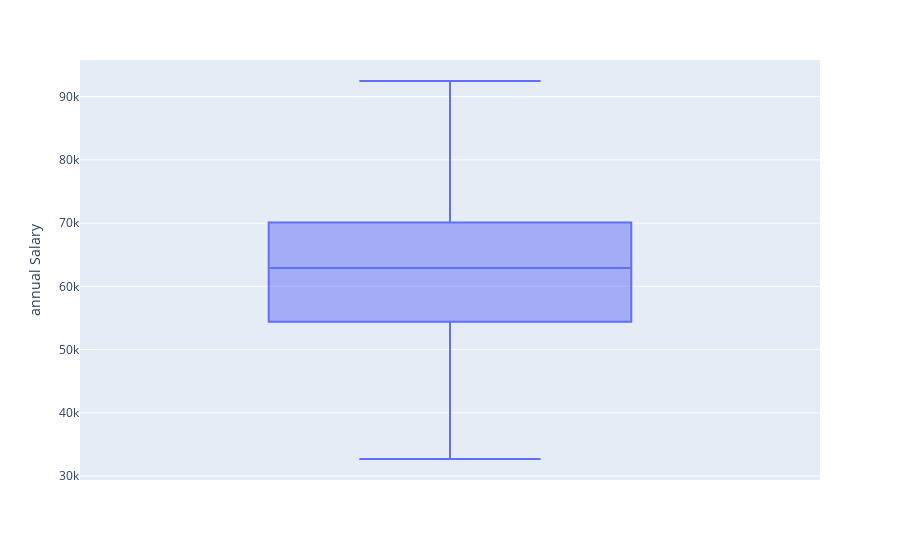

Here is the notebook cell this chart was saved with:
### Code cell
plt.figure(figsize=(7,5))
px.box(data_frame=newdf, y="annual Salary")

### Figure 1 — Plotly figure (JSON) as saved in the notebook; plotly's stock layout.template omitted (floating-point values rounded to 4 significant figures; data arrays with more than 128 entries replaced by an {"elided": "..."} marker saying what was removed)
{"data": [{"alignmentgroup": "True", "hovertemplate": "annual Salary=%{y}<extra></extra>", "legendgroup": "", "marker": {"color": "#636efa"}, "name": "", "notched": false, "offsetgroup": "", "orientation": "v", "showlegend": false, "type": "box", "x0": " ", "xaxis": "x", "y": {"elided": "498 float values"}, "y0": " ", "yaxis": "y"}], "layout": {"boxmode": "group", "legend": {"tracegroupgap": 0}, "margin": {"t": 60}, "xaxis": {"anchor": "y", "domain": [0, 1]}, "yaxis": {"anchor": "x", "domain": [0, 1], "title": {"text": "annual Salary"}}}}
